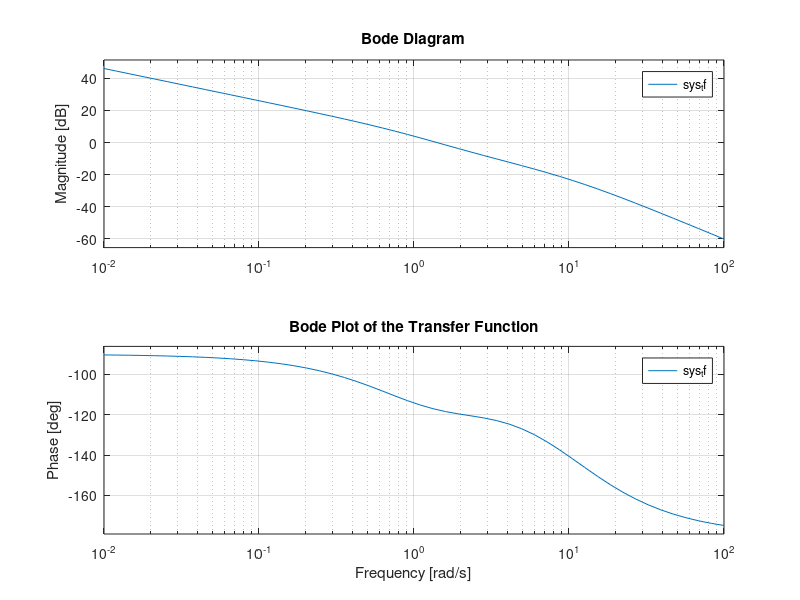
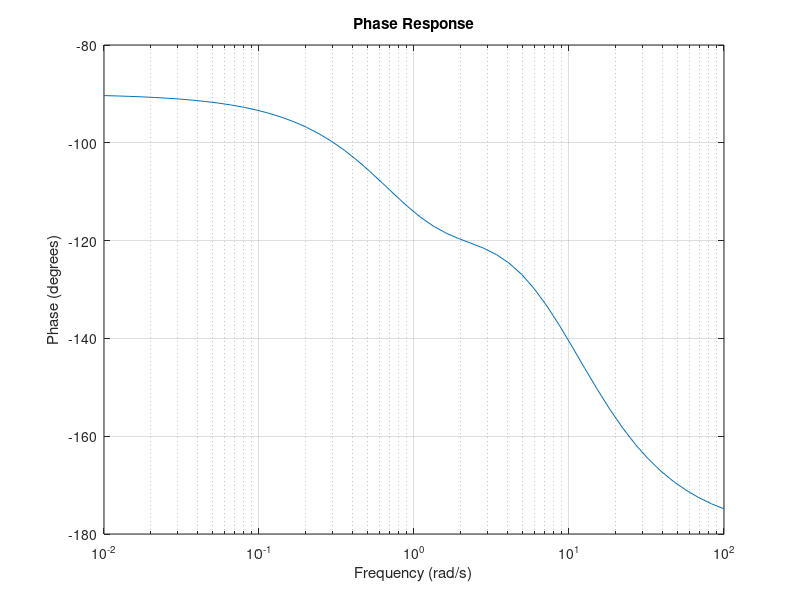

Source code (MATLAB) for these figures, in order:
% Define the numerator and denominator of the transfer function
n = [1 2];
d = [0.1 1.1 1 0];

% Create the transfer function
sys_tf = tf(n, d);

% Define the frequency range
a = -2;
b = 2;
w = logspace(a, b);

% Plot the Bode plot
figure;
bode(sys_tf, w);
title('Bode Plot of the Transfer Function');
grid on;

% Extract the phase response
[mag, phase, wout] = bode(sys_tf, w);

% Convert phase to degrees
phase_deg = squeeze(phase);

% Display the phase response for debugging purposes
disp('Phase Response (degrees):');
disp(phase_deg);

% Plot the phase response
figure;
semilogx(wout, phase_deg);
xlabel('Frequency (rad/s)');
ylabel('Phase (degrees)');
title('Phase Response');
grid on;

% Desired phase value (e.g., -150 degrees)
desired_phase = -150;

% Use linear interpolation to find the frequency corresponding to the desired phase
omega = interp1(phase_deg, wout, desired_phase);

% Display the interpolated frequency value
disp(['The frequency corresponding to ', num2str(desired_phase), ' degrees phase is: ', num2str(omega), ' rad/s']);
